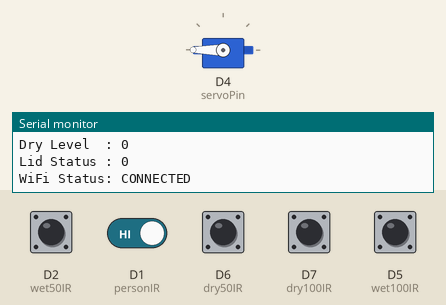
Simulated run of this sketch. Board: ESP8266 (NodeMCU). Shown: servo, the last lines printed to the serial monitor. Inputs (shaded band) come from the test bench; at power-on: D1 (personIR), D2 (wet50IR), D5 (wet100IR), D6 (dry50IR), D7 (dry100IR) HIGH. WiFi joins after 1.5 s; servers stay silent unless stated.

Above: at 2.8 s.
2.9 s: D1 (personIR) driven LOW
At 4.7 s:
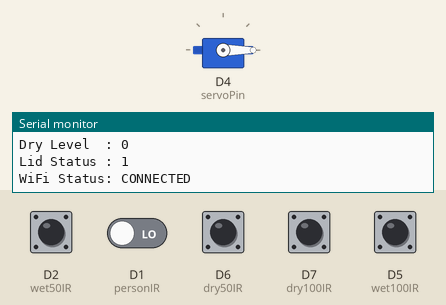
5.1 s: D1 (personIR) driven HIGH
At 8.4 s:
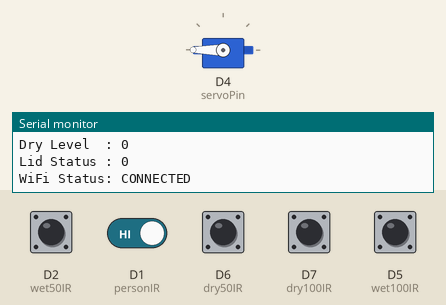
Timing chart, 0 to 9.9 s (numbered marks = the images above; inputs shaded):
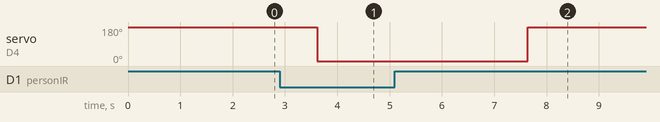

The sketch:

bin.ino
```cpp
#include <Servo.h>
#include <ESP8266WiFi.h>
#include <ThingSpeak.h>

// ================= WIFI =================
const char* ssid = "iTEST";
const char* password = "12345678";

// ============== THINGSPEAK ==============
unsigned long channelID = 3376020;
const char* writeAPIKey = "40TK1SFUKBPGRN4R";

WiFiClient client;

// ================= WIFI CONTROL =================
bool wifiEnabled = true;           // Can disable WiFi on startup timeout
bool wifiDisabledByTimeout = false; // Track if WiFi was disabled by timeout
unsigned long wifiStartTime = 0;
const unsigned long WIFI_TIMEOUT = 60000; // 60 seconds timeout

// ================= SERVO =================
Servo dustbinServo;

const int servoPin = D4;

const int openAngle = 0;
const int closeAngle = 180;

// ================= IR SENSORS =================
const int personIR = D1;  // Person detection IR

const int wet50IR  = D2;
const int wet100IR = D5;

const int dry50IR  = D6;
const int dry100IR = D7;

// ================= VARIABLES =================
int wetLevel = 0;
int dryLevel = 0;
int lidStatus = 0;

unsigned long lastUploadTime = 0;
unsigned long leaveTime = 0;
unsigned long lastServoCommandTime = 0;

// Track previous person detection state for change detection
int previousPersonDetected = HIGH; // Assume no person at start

// ================= FUNCTION PROTOTYPES =================
void initializeWiFi();
void checkWiFiConnection();
void handlePersonDetection();
void handleWasteLevels();
void uploadToCloud();

void setup()
{
  Serial.begin(115200);
  delay(100);

  Serial.println("\n\n================= STARTUP =================");

  // Sensor Pins
  pinMode(personIR, INPUT);
  pinMode(wet50IR, INPUT);
  pinMode(wet100IR, INPUT);
  pinMode(dry50IR, INPUT);
  pinMode(dry100IR, INPUT);

  // Servo Setup
  dustbinServo.attach(servoPin);
  dustbinServo.write(closeAngle); // Start closed

  Serial.println("Hardware initialized");

  // WiFi initialization
  initializeWiFi();

  Serial.println("Setup complete\n");
}

void loop()
{
  // ================= CHECK WIFI CONNECTION =================
  checkWiFiConnection();

  // ================= PERSON DETECTION (HIGH PRIORITY) =================
  handlePersonDetection();

  // ================= WASTE LEVEL DETECTION =================
  handleWasteLevels();

  // ================= SERIAL MONITOR =================
  Serial.println("====================");
  Serial.print("Wet Level  : ");
  Serial.println(wetLevel);
  Serial.print("Dry Level  : ");
  Serial.println(dryLevel);
  Serial.print("Lid Status : ");
  Serial.println(lidStatus);
  Serial.print("WiFi Status: ");
  //delay(2000);
  if(wifiDisabledByTimeout)
  {
    Serial.println("DISABLED (Timeout) - Reset ESP to enable");
  }
  else if(WiFi.status() == WL_CONNECTED)
  {
    Serial.println("CONNECTED");
  }
  else
  {
    Serial.println("DISCONNECTED");
  }

  // ================= CLOUD UPLOAD =================
  uploadToCloud();

  // Reduced delay for faster servo response
  delay(1000); // 20ms loop cycle for responsive servo control
}

// ================= WIFI INITIALIZATION =================
void initializeWiFi()
{
  wifiStartTime = millis();
  wifiEnabled = true;
  wifiDisabledByTimeout = false;

  Serial.print("Attempting WiFi connection (60 sec timeout)...");

  WiFi.begin(ssid, password);

  while (WiFi.status() != WL_CONNECTED)
  {
    if(millis() - wifiStartTime >= WIFI_TIMEOUT)
    {
      // WiFi timeout - disable WiFi and work offline
      WiFi.disconnect(true); // Disconnect and turn off WiFi radio
      wifiEnabled = false;
      wifiDisabledByTimeout = true;

      Serial.println("\nWiFi connection timeout!");
      Serial.println("Disabling WiFi - Working in OFFLINE MODE");
      Serial.println("Reset ESP to enable WiFi again\n");
      return;
    }

    delay(500);
    Serial.print(".");
  }

  // WiFi connected successfully
  Serial.println("\nWiFi Connected!");
  Serial.print("IP address: ");
  Serial.println(WiFi.localIP());

  ThingSpeak.begin(client);
  Serial.println("ThingSpeak initialized\n");
}

// ================= CHECK WIFI CONNECTION =================
void checkWiFiConnection()
{
  // If WiFi was disabled by timeout, don't try to reconnect
  if(wifiDisabledByTimeout)
  {
    return;
  }

  // Only attempt connection if WiFi is enabled
  if(!wifiEnabled)
  {
    return;
  }

  // WiFi is already handled by background tasks in ESP8266
  // No need to constantly check unless connection is lost
}

// ================= PERSON DETECTION HANDLER =================
void handlePersonDetection()
{
  // IR Sensor Logic:
  // LOW (0V) = Object detected
  // HIGH (5V) = No object detected

  int personDetected = digitalRead(personIR);

  // Check if state changed (debounce with state tracking)
  if(personDetected != previousPersonDetected)
  {
    // Only react to valid state changes
    if(personDetected == LOW) // Person DETECTED
    {
      // Open immediately
      dustbinServo.write(openAngle);
      lidStatus = 1;
      leaveTime = 0;
      lastServoCommandTime = millis();

      Serial.println(">>> Person Detected - Lid OPENING");
    }
    else if(personDetected == HIGH) // Person LEFT
    {
      // Start timer when person leaves
      leaveTime = millis();
      Serial.println(">>> Person Left - 2 sec timer started");
    }

    previousPersonDetected = personDetected;
  }

  // Handle 2-second delay after person leaves
  if(personDetected == HIGH && leaveTime > 0)
  {
    if(millis() - leaveTime >= 2000)
    {
      dustbinServo.write(closeAngle);
      lidStatus = 0;
      leaveTime = 0;
      lastServoCommandTime = millis();

      Serial.println(">>> Lid CLOSING");
    }
  }
}

// ================= WASTE LEVEL HANDLER =================
void handleWasteLevels()
{
  // IR Sensor Logic:
  // LOW (0V) = Object detected (full)
  // HIGH (5V) = No object detected (empty)

  // ===== WET BIN =====
  int wet50  = digitalRead(wet50IR);
  int wet100 = digitalRead(wet100IR);

  if(wet100 == LOW)
  {
    wetLevel = 100;
  }
  else if(wet50 == LOW)
  {
    wetLevel = 50;
  }
  else
  {
    wetLevel = 0;
  }

  // ===== DRY BIN =====
  int dry50  = digitalRead(dry50IR);
  int dry100 = digitalRead(dry100IR);

  if(dry100 == LOW)
  {
    dryLevel = 100;
  }
  else if(dry50 == LOW)
  {
    dryLevel = 50;
  }
  else
  {
    dryLevel = 0;
  }
}

// ================= CLOUD UPLOAD =================
void uploadToCloud()
{
  // Upload every 30 seconds
  if(millis() - lastUploadTime > 30000)
  {
    lastUploadTime = millis();

    // Only upload if WiFi is enabled and connected
    if(wifiEnabled && !wifiDisabledByTimeout && WiFi.status() == WL_CONNECTED)
    {
      ThingSpeak.setField(1, wetLevel);
      ThingSpeak.setField(2, dryLevel);
      ThingSpeak.setField(3, lidStatus);

      int response = ThingSpeak.writeFields(channelID, writeAPIKey);

      if(response == 200)
      {
        Serial.println("☁ Cloud Upload: SUCCESS");
      }
      else
      {
        Serial.print("☁ Cloud Upload: FAILED (Code ");
        Serial.print(response);
        Serial.println(")");
      }
    }
    else
    {
      Serial.println("📱 Working OFFLINE (Local only)");
    }
  }
}
```

Measured:
- after the input at 2.9 s, servo on D4 (servoPin): 180° → 0° after 0.72 s
- after the input at 5.1 s, servo on D4 (servoPin): 0° → 180° after 2.5 s
